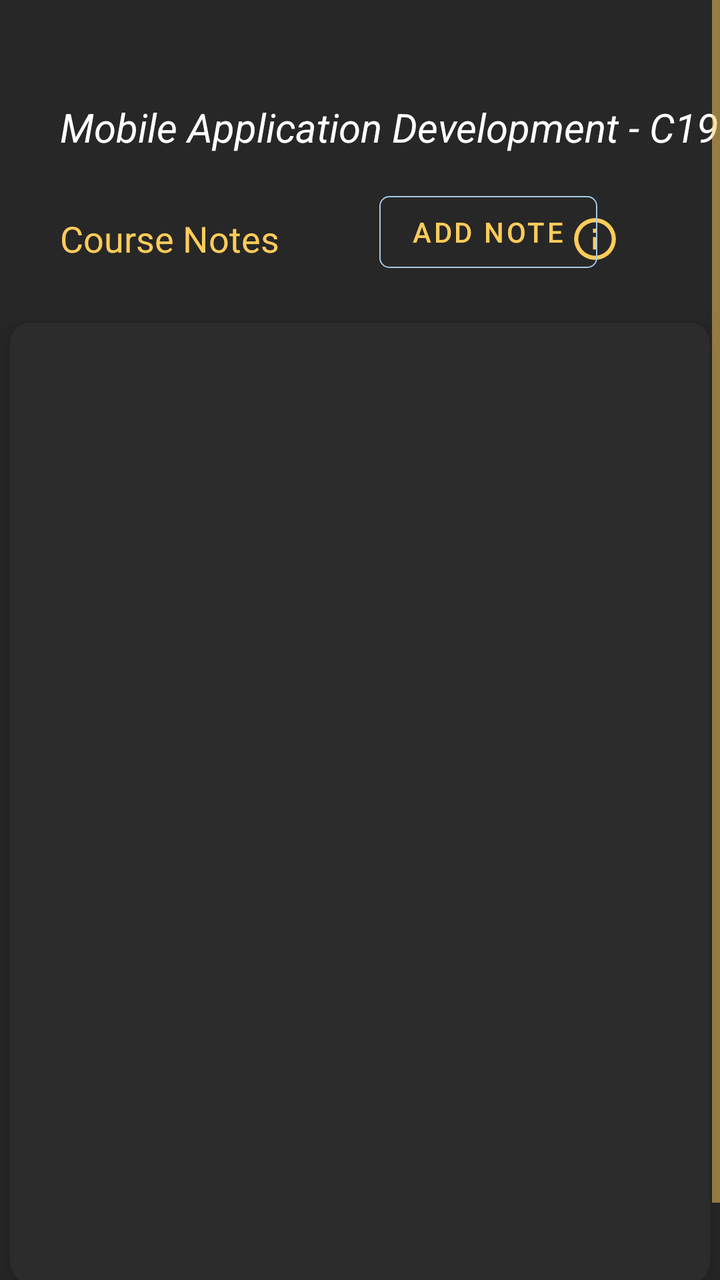
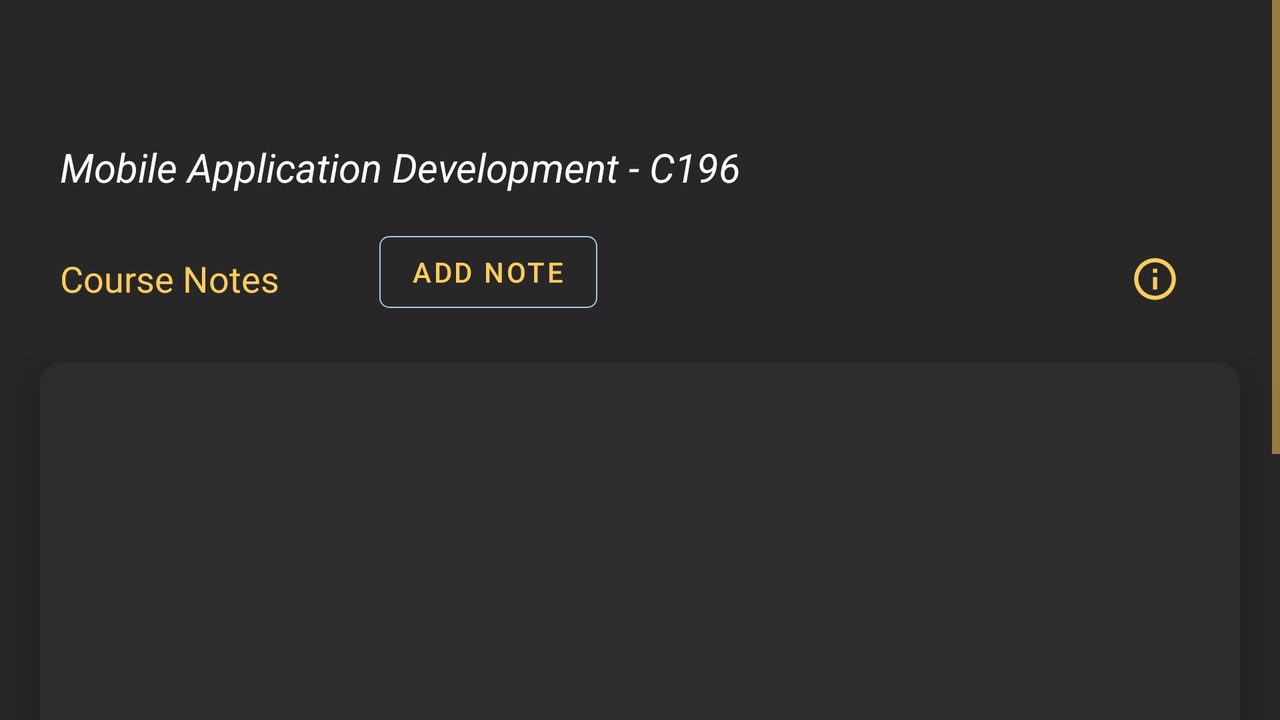

One screen, two layout resources from the same app: the default and the repository's alternative for another configuration. Each is rendered where Android would select it; the XML of both is given below.
<!-- AndroidManifest.xml: application theme AppTheme -->
<!-- res/layout/notes_fragment.xml -->
<?xml version="1.0" encoding="utf-8"?>
<androidx.constraintlayout.widget.ConstraintLayout xmlns:android="http://schemas.android.com/apk/res/android"
    xmlns:app="http://schemas.android.com/apk/res-auto"
    xmlns:tools="http://schemas.android.com/tools"
    android:id="@+id/in_note_root"
    android:layout_width="match_parent"
    android:layout_height="match_parent"
    android:background="@color/colorPrimaryDark2"
    tools:context="fragments.NotesFragment">

    <ScrollView
        android:layout_width="match_parent"
        android:layout_height="wrap_content"
        app:layout_constraintEnd_toEndOf="parent"
        app:layout_constraintStart_toStartOf="parent"
        app:layout_constraintTop_toTopOf="@id/in_note_root">

        <androidx.constraintlayout.widget.ConstraintLayout
            android:id="@+id/constraint_notes"
            android:layout_width="match_parent"
            android:layout_height="wrap_content"
            android:paddingBottom="@dimen/card_margin">

            <TextView
                android:id="@+id/course_Header_lbl5"
                style="@style/Headers2"
                android:layout_width="350dp"
                android:layout_height="wrap_content"
                android:layout_marginStart="@dimen/extra_dimen"
                android:layout_marginTop="@dimen/textTop_margin"
                android:text="@string/PH_courseName"
                app:layout_constraintStart_toStartOf="@+id/constraint_notes"
                app:layout_constraintTop_toTopOf="parent" />

            <TextView
                android:id="@+id/notes_header_lbl"
                style="@style/TextHeaderStyle1"
                android:layout_width="wrap_content"
                android:layout_height="wrap_content"
                android:layout_marginStart="@dimen/extra_dimen"
                android:layout_marginTop="@dimen/extra_dimen"
                android:text="@string/course_notes_txt"
                app:layout_constraintStart_toStartOf="parent"
                app:layout_constraintTop_toBottomOf="@id/course_Header_lbl5" />

            <ImageButton
                android:id="@+id/info_btn3"
                android:layout_width="wrap_content"
                android:layout_height="wrap_content"
                android:layout_marginTop="@dimen/extra_dimen"
                android:layout_marginEnd="@dimen/textTop_margin"
                android:background="?attr/selectableItemBackgroundBorderless"
                android:contentDescription="@string/info_text"
                app:srcCompat="@drawable/ic_info2_outline_yellow_25dp"
                app:layout_constraintEnd_toEndOf="parent"
                app:layout_constraintTop_toBottomOf="@id/course_Header_lbl5" />

            <com.google.android.material.button.MaterialButton
                android:id="@+id/add_note_btn"
                style="@style/Widget.MaterialComponents.Button.OutlinedButton"
                android:layout_width="wrap_content"
                android:layout_height="wrap_content"
                android:layout_marginStart="@dimen/textTop_margin"
                android:layout_marginTop="@dimen/fifteen_dimen"
                android:gravity="center"
                android:text="@string/add_note_btn"
                android:textColor="@color/colorPrimary2"
                app:backgroundTint="@android:color/transparent"
                app:cornerRadius="@dimen/land_card_margin"
                app:layout_constraintStart_toEndOf="@id/notes_header_lbl"
                app:layout_constraintTop_toBottomOf="@id/course_Header_lbl5"
                app:rippleColor="@color/colorPrimary2"
                app:strokeColor="@color/colorPrimary3"
                app:strokeWidth="0.5dp" />

            <androidx.cardview.widget.CardView
                android:layout_width="350dp"
                android:layout_height="480dp"
                android:layout_marginTop="@dimen/extra_dimen"
                android:layout_marginBottom="@dimen/card_margin"
                app:cardBackgroundColor="@color/colorPrimaryDark"
                app:cardCornerRadius="@dimen/recycler_margin"
                app:cardElevation="@dimen/recycler_margin"
                app:layout_constraintBottom_toBottomOf="parent"
                app:layout_constraintEnd_toEndOf="parent"
                app:layout_constraintStart_toStartOf="parent"
                app:layout_constraintTop_toBottomOf="@id/notes_header_lbl">

                <androidx.recyclerview.widget.RecyclerView
                    android:id="@+id/notes_list_rv"
                    android:layout_width="match_parent"
                    android:layout_height="match_parent"
                    android:clickable="true"
                    android:focusable="true"
                    android:padding="@dimen/recycler_margin"
                    android:scrollbars="vertical"
                    android:textAlignment="viewStart" />

            </androidx.cardview.widget.CardView>

        </androidx.constraintlayout.widget.ConstraintLayout>

    </ScrollView>

</androidx.constraintlayout.widget.ConstraintLayout>
<!-- resources referenced by this layout -->
<resources>
  <color name="colorPrimary2">#FFCC5A</color>
  <color name="colorPrimary3">#A6C9E6</color>
  <color name="colorPrimaryDark">#2C2C2C</color>
  <color name="colorPrimaryDark2">#272727</color>
  <dimen name="card_margin">20dp</dimen>
  <dimen name="extra_dimen">30dp</dimen>
  <dimen name="fifteen_dimen">15dp</dimen>
  <dimen name="land_card_margin">5dp</dimen>
  <dimen name="recycler_margin">10dp</dimen>
  <dimen name="textTop_margin">50dp</dimen>
  <!-- drawable ic_info2_outline_yellow_25dp (drawable) -->
  <vector android:autoMirrored="true" android:height="25dp"
      android:tint="#FFCC5A" android:viewportHeight="24.0"
      android:viewportWidth="24.0" android:width="25dp" xmlns:android="http://schemas.android.com/apk/res/android">
      <path android:fillColor="#FF000000" android:pathData="M11,17h2v-6h-2v6zM12,2C6.48,2 2,6.48 2,12s4.48,10 10,10 10,-4.48 10,-10S17.52,2 12,2zM12,20c-4.41,0 -8,-3.59 -8,-8s3.59,-8 8,-8 8,3.59 8,8 -3.59,8 -8,8zM11,9h2L13,7h-2v2z"/>
  </vector>
  <string name="PH_courseName">Mobile Application Development - C196</string>
  <string name="add_note_btn">Add Note</string>
  <string name="course_notes_txt">Course Notes</string>
  <string name="info_text">info_text</string>
  <style name="Headers2">
          <item name="android:textColor">@color/colorPrimary</item>
          <item name="android:textSize">20sp</item>
          <item name="android:textStyle">italic</item>
          <item name="android:background">@android:color/transparent</item>
          <item name="android:layout_centerVertical">true</item>
      </style>
  <style name="TextHeaderStyle1">
          <item name="android:textColor">@color/colorPrimary2</item>
          <item name="android:textSize">18sp</item>
          <item name="android:background">@android:color/transparent</item>
      </style>
  <style name="AppTheme" parent="Theme.MaterialComponents.DayNight.NoActionBar">
          
          <item name="colorPrimary">@color/colorPrimaryDark</item>
          <item name="colorOnPrimary">@color/colorPrimary2</item>
          <item name="colorPrimaryDark">@color/colorPrimaryDark</item>
          <item name="colorButtonNormal">@color/colorPrimary3</item>
          <item name="colorControlActivated">@color/colorPrimary2</item>
          <item name="android:textColorPrimary">@color/colorPrimary2</item>
          <item name="actionBarItemBackground">@color/colorPrimaryDark2</item>
          <item name="colorControlNormal">@color/colorPrimary2</item>
          <item name="colorControlHighlight">@color/colorPrimary2</item>
          <item name="android:splitMotionEvents">false</item>
      </style>
  <color name="colorPrimary">#FFF</color>
</resources>
<!-- res/layout-land/notes_fragment.xml (the repository's variant of the layout above) -->
<!-- drawn on the phone turned sideways -->
<?xml version="1.0" encoding="utf-8"?>
<androidx.constraintlayout.widget.ConstraintLayout xmlns:android="http://schemas.android.com/apk/res/android"
    xmlns:app="http://schemas.android.com/apk/res-auto"
    xmlns:tools="http://schemas.android.com/tools"
    android:id="@+id/in_note_root"
    android:layout_width="match_parent"
    android:layout_height="match_parent"
    android:background="@color/colorPrimaryDark2"
    tools:context="fragments.NotesFragment">

    <ScrollView
        android:layout_width="match_parent"
        android:layout_height="wrap_content"
        android:scrollbarAlwaysDrawVerticalTrack="true"
        app:layout_constraintBottom_toBottomOf="parent"
        app:layout_constraintEnd_toEndOf="parent"
        app:layout_constraintStart_toStartOf="parent"
        app:layout_constraintTop_toTopOf="@id/in_note_root">

        <androidx.constraintlayout.widget.ConstraintLayout
            android:id="@+id/constraint_notes"
            android:layout_width="match_parent"
            android:layout_height="wrap_content"
            android:layout_marginTop="@dimen/card_margin"
            android:paddingBottom="@dimen/sixty_margin">

            <TextView
                android:id="@+id/course_Header_lbl5"
                style="@style/Headers2"
                android:layout_width="350dp"
                android:layout_height="wrap_content"
                android:layout_marginStart="@dimen/extra_dimen"
                android:layout_marginTop="@dimen/textTop_margin"
                android:text="@string/PH_courseName"
                app:layout_constraintStart_toStartOf="@+id/constraint_notes"
                app:layout_constraintTop_toTopOf="parent" />

            <TextView
                android:id="@+id/notes_header_lbl"
                style="@style/TextHeaderStyle1"
                android:layout_width="wrap_content"
                android:layout_height="wrap_content"
                android:layout_marginStart="@dimen/extra_dimen"
                android:layout_marginTop="@dimen/extra_dimen"
                android:text="@string/course_notes_txt"
                app:layout_constraintStart_toStartOf="parent"
                app:layout_constraintTop_toBottomOf="@id/course_Header_lbl5" />

            <ImageButton
                android:id="@+id/info_btn3"
                android:layout_width="wrap_content"
                android:layout_height="wrap_content"
                android:layout_marginTop="@dimen/extra_dimen"
                android:layout_marginEnd="@dimen/textTop_margin"
                android:background="?attr/selectableItemBackgroundBorderless"
                android:contentDescription="@string/info_text"
                app:srcCompat="@drawable/ic_info2_outline_yellow_25dp"
                app:layout_constraintEnd_toEndOf="parent"
                app:layout_constraintTop_toBottomOf="@id/course_Header_lbl5" />

            <com.google.android.material.button.MaterialButton
                android:id="@+id/add_note_btn"
                style="@style/Widget.MaterialComponents.Button.OutlinedButton"
                android:layout_width="wrap_content"
                android:layout_height="wrap_content"
                android:layout_marginStart="@dimen/textTop_margin"
                android:layout_marginTop="@dimen/fifteen_dimen"
                android:gravity="center"
                android:text="@string/add_note_btn"
                android:textColor="@color/colorPrimary2"
                app:backgroundTint="@android:color/transparent"
                app:cornerRadius="@dimen/land_card_margin"
                app:layout_constraintStart_toEndOf="@id/notes_header_lbl"
                app:layout_constraintTop_toBottomOf="@id/course_Header_lbl5"
                app:rippleColor="@color/colorPrimary2"
                app:strokeColor="@color/colorPrimary3"
                app:strokeWidth="0.5dp" />

            <androidx.cardview.widget.CardView
                android:layout_width="600dp"
                android:layout_height="300dp"
                android:layout_marginTop="@dimen/extra_dimen"
                android:layout_marginBottom="@dimen/extra_dimen"
                app:cardBackgroundColor="@color/colorPrimaryDark"
                app:cardCornerRadius="@dimen/recycler_margin"
                app:cardElevation="@dimen/recycler_margin"
                app:layout_constraintBottom_toBottomOf="parent"
                app:layout_constraintEnd_toEndOf="parent"
                app:layout_constraintStart_toStartOf="parent"
                app:layout_constraintTop_toBottomOf="@id/notes_header_lbl">

                <androidx.recyclerview.widget.RecyclerView
                    android:id="@+id/notes_list_rv"
                    android:layout_width="match_parent"
                    android:layout_height="match_parent"
                    android:clickable="true"
                    android:focusable="true"
                    android:padding="@dimen/card_margin"
                    android:scrollbars="vertical"
                    android:textAlignment="viewStart" />

            </androidx.cardview.widget.CardView>

        </androidx.constraintlayout.widget.ConstraintLayout>

    </ScrollView>

</androidx.constraintlayout.widget.ConstraintLayout>
<!-- resources referenced by the variant -->
<!-- as the phone turned sideways resolves them -->
<resources>
  <color name="colorPrimary2">#FFCC5A</color>
  <color name="colorPrimary3">#A6C9E6</color>
  <color name="colorPrimaryDark">#2C2C2C</color>
  <color name="colorPrimaryDark2">#272727</color>
  <dimen name="card_margin">20dp</dimen>
  <dimen name="extra_dimen">30dp</dimen>
  <dimen name="fifteen_dimen">15dp</dimen>
  <dimen name="land_card_margin">5dp</dimen>
  <dimen name="recycler_margin">10dp</dimen>
  <dimen name="sixty_margin">60dp</dimen>
  <dimen name="textTop_margin">50dp</dimen>
  <!-- drawable ic_info2_outline_yellow_25dp (drawable) -->
  <vector android:autoMirrored="true" android:height="25dp"
      android:tint="#FFCC5A" android:viewportHeight="24.0"
      android:viewportWidth="24.0" android:width="25dp" xmlns:android="http://schemas.android.com/apk/res/android">
      <path android:fillColor="#FF000000" android:pathData="M11,17h2v-6h-2v6zM12,2C6.48,2 2,6.48 2,12s4.48,10 10,10 10,-4.48 10,-10S17.52,2 12,2zM12,20c-4.41,0 -8,-3.59 -8,-8s3.59,-8 8,-8 8,3.59 8,8 -3.59,8 -8,8zM11,9h2L13,7h-2v2z"/>
  </vector>
  <string name="PH_courseName">Mobile Application Development - C196</string>
  <string name="add_note_btn">Add Note</string>
  <string name="course_notes_txt">Course Notes</string>
  <string name="info_text">info_text</string>
  <style name="Headers2">
          <item name="android:textColor">@color/colorPrimary</item>
          <item name="android:textSize">20sp</item>
          <item name="android:textStyle">italic</item>
          <item name="android:background">@android:color/transparent</item>
          <item name="android:layout_centerVertical">true</item>
      </style>
  <style name="TextHeaderStyle1">
          <item name="android:textColor">@color/colorPrimary2</item>
          <item name="android:textSize">18sp</item>
          <item name="android:background">@android:color/transparent</item>
      </style>
  <style name="AppTheme" parent="Theme.MaterialComponents.DayNight.NoActionBar">
          
          <item name="colorPrimary">@color/colorPrimaryDark</item>
          <item name="colorOnPrimary">@color/colorPrimary2</item>
          <item name="colorPrimaryDark">@color/colorPrimaryDark</item>
          <item name="colorButtonNormal">@color/colorPrimary3</item>
          <item name="colorControlActivated">@color/colorPrimary2</item>
          <item name="android:textColorPrimary">@color/colorPrimary2</item>
          <item name="actionBarItemBackground">@color/colorPrimaryDark2</item>
          <item name="colorControlNormal">@color/colorPrimary2</item>
          <item name="colorControlHighlight">@color/colorPrimary2</item>
          <item name="android:splitMotionEvents">false</item>
      </style>
  <color name="colorPrimary">#FFF</color>
</resources>
